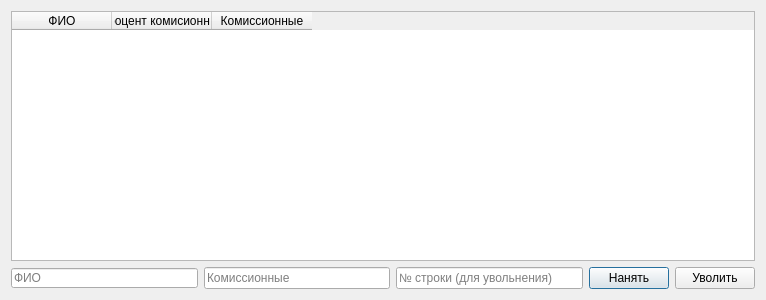
<?xml version="1.0" encoding="UTF-8"?>
<ui version="4.0">
 <class>Salesmen</class>
 <widget class="QDialog" name="Salesmen">
  <property name="geometry">
   <rect>
    <x>0</x>
    <y>0</y>
    <width>766</width>
    <height>300</height>
   </rect>
  </property>
  <property name="windowTitle">
   <string>Кассиры</string>
  </property>
  <layout class="QVBoxLayout" name="verticalLayout" stretch="0,0">
   <item>
    <widget class="QTableWidget" name="TW_salesmen">
     <property name="horizontalScrollBarPolicy">
      <enum>Qt::ScrollBarAlwaysOff</enum>
     </property>
     <column>
      <property name="text">
       <string>ФИО</string>
      </property>
     </column>
     <column>
      <property name="text">
       <string>Процент комисионных</string>
      </property>
     </column>
     <column>
      <property name="text">
       <string>Комиссионные</string>
      </property>
     </column>
    </widget>
   </item>
   <item>
    <layout class="QHBoxLayout" name="horizontalLayout">
     <item>
      <widget class="QLineEdit" name="LE_name">
       <property name="minimumSize">
        <size>
         <width>0</width>
         <height>20</height>
        </size>
       </property>
       <property name="maximumSize">
        <size>
         <width>16777215</width>
         <height>20</height>
        </size>
       </property>
       <property name="placeholderText">
        <string>ФИО</string>
       </property>
      </widget>
     </item>
     <item>
      <widget class="QLineEdit" name="LE_fees">
       <property name="placeholderText">
        <string>Комиссионные</string>
       </property>
      </widget>
     </item>
     <item>
      <widget class="QLineEdit" name="LE_line">
       <property name="placeholderText">
        <string>№ строки (для увольнения)</string>
       </property>
      </widget>
     </item>
     <item>
      <widget class="QPushButton" name="PB_hire">
       <property name="text">
        <string>Нанять</string>
       </property>
      </widget>
     </item>
     <item>
      <widget class="QPushButton" name="PB_fire">
       <property name="text">
        <string>Уволить</string>
       </property>
      </widget>
     </item>
    </layout>
   </item>
  </layout>
 </widget>
 <resources/>
 <connections/>
</ui>
